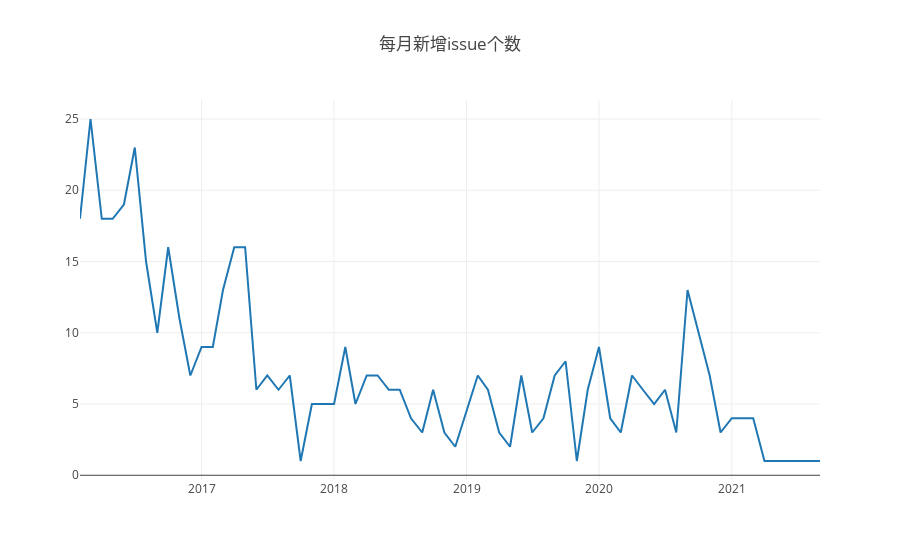

Notebook code for this chart:
### Code cell
var issue_y=[]
var issue_x=[]
var issue_year=[]
plotxy(issue_create_count_ls,issue_y,issue_x,issue_year)
plot(issue_y,issue_x,issue_year,'每月新增issue个数')
table_(issue_create_count_ls)

### Figure 1 — Plotly figure (JSON) as saved in the notebook; plotly's stock layout.template omitted (floating-point values rounded to 4 significant figures)
{"data": [{"x": ["2016-2", "2016-3", "2016-4", "2016-5", "2016-6", "2016-7", "2016-8", "2016-9", "2016-10", "2016-11", "2016-12", "2017-1", "2017-2", "2017-3", "2017-4", "2017-5", "2017-6", "2017-7", "2017-8", "2017-9", "2017-10", "2017-11", "2017-12", "2018-1", "2018-2", "2018-3", "2018-4", "2018-5", "2018-6", "2018-7", "2018-8", "2018-9", "2018-10", "2018-11", "2018-12", "2019-2", "2019-3", "2019-4", "2019-5", "2019-6", "2019-7", "2019-8", "2019-9", "2019-10", "2019-11", "2019-12", "2020-1", "2020-2", "2020-3", "2020-4", "2020-5", "2020-6", "2020-7", "2020-8", "2020-9", "2020-11", "2020-12", "2021-1", "2021-2", "2021-3", "2021-4", "2021-5", "2021-6", "2021-7", "2021-9"], "y": [18, 25, 18, 18, 19, 23, 15, 10, 16, 11, 7, 9, 9, 13, 16, 16, 6, 7, 6, 7, 1, 5, 5, 5, 9, 5, 7, 7, 6, 6, 4, 3, 6, 3, 2, 7, 6, 3, 2, 7, 3, 4, 7, 8, 1, 6, 9, 4, 3, 7, 6, 5, 6, 3, 13, 7, 3, 4, 4, 4, 1, 1, 1, 1, 1]}], "layout": {"autosize": true, "title": {"text": "每月新增issue个数"}, "xaxis": {"autorange": true, "range": ["2016-02-01", "2021-09-01"], "type": "date"}, "yaxis": {"autorange": true, "range": [-0.3333, 26.33], "type": "linear"}}}
